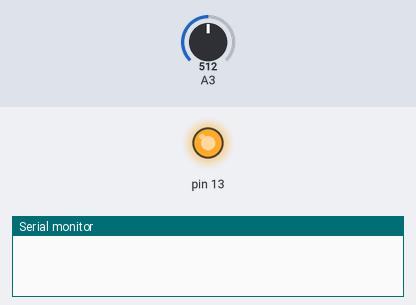
The sketch below on a simulated Arduino Uno, built with avr-gcc and run on an emulated ATmega328P. On the bench: output pins drawn as LEDs (lit = HIGH), the last lines printed to the serial monitor. The test bench sets the inputs (shaded band); at power-on: A3 = 512.

Above: at 1.2 s.
1.3 s: A3 set to 888
4.3 s: A3 set to 910
At 4.8 s:
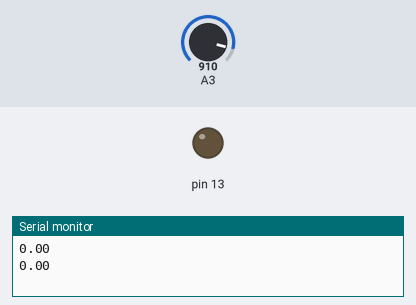
5.8 s: A3 set to 890
At 6.6 s:
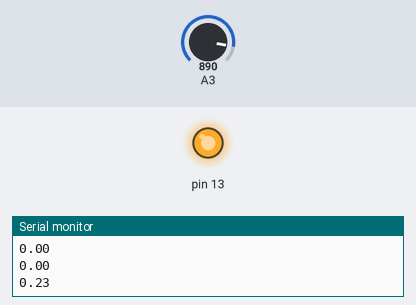
7.3 s: A3 set to 900
At 8.3 s:
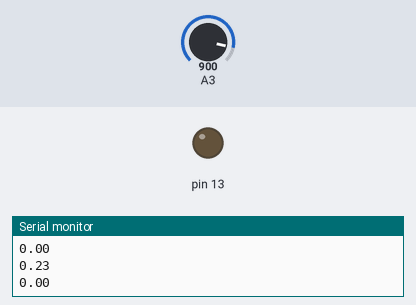
Timing chart, 0 to 9.8 s (numbered marks = the images above; inputs shaded):
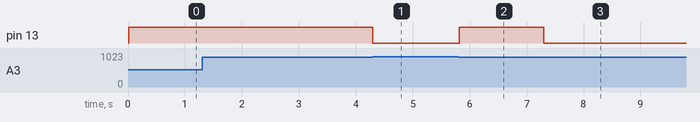

The sketch:

nano_rolling_average.ino
```cpp
int playhead = 0; // Position
int array_length;
int average_speed;
float array_speed[100];

long first_hit_time;
long second_hit_time;
long duration;
long last_send_time = 0;


float rotation_speed;
float average_rotation_speed;

boolean first_hit = true;
boolean detectState = false;
boolean lastDetectState = false;

void setup(void)
{


  // sensor input
  pinMode(A3, INPUT_PULLUP);
    pinMode(13, OUTPUT);

  Serial.begin(9600);


}

void loop()
{


  pollIR(); // IR sensor

  //Every 5 seconds, displaying the data
  if (millis() - last_send_time > 2000){


//Serial.print("Average :");
Serial.println(calculate_average());


    last_send_time = millis();
  }
}


void pollIR() {
int sensor = analogRead(A3);


  if (sensor < 900 ) {
    detectState = true;
    if (detectState != lastDetectState) {
      // run the first time reflection is detected

        lastDetectState = true;


        delay(10);
        digitalWrite(13, HIGH);

        // Calculating the duration between two detections
        if(first_hit){
          first_hit_time = millis();
          first_hit = false;
        }
        else{
          second_hit_time = millis();
          first_hit = true;
        }

        if(second_hit_time >= first_hit_time){
          duration = (second_hit_time - first_hit_time);
        }

        else if(second_hit_time!= 0 && first_hit_time >= second_hit_time){
          duration = (first_hit_time - second_hit_time);
        }


        Speed_Data();

    }
    else {
      // here we are seeing the same reflection over several frames
      // turn test LED on to give visual indication of a positive reflection
      digitalWrite(13, HIGH);

    }
  }
  else {
    detectState = false;
    lastDetectState = false;
    digitalWrite(13, LOW);

    delay(10);

  }
}

void Speed_Data(){
  if (duration!=0){
    add_value_to_array(calculate_speed(duration,21));
    array_length++;
//    Serial.print("Speed 00 ");
//    Serial.println(array_speed[0]);
//    Serial.print("Speed 01 ");
//    Serial.println(array_speed[1]);
//    Serial.print("Speed 02 ");
//    Serial.println(array_speed[2]);
//    Serial.print("Speed 03 ");
//    Serial.println(array_speed[3]);
//    Serial.print("Speed 04 ");
//    Serial.println(array_speed[4]);
//    Serial.print("Speed 05 ");
//    Serial.println(array_speed[5]);
//    Serial.println();
//    Serial.println("/////////////////////////////////////////");
  }
}


float calculate_speed(float duration, int radius){
  float rotation_speed;
  rotation_speed = (2*PI*radius*10)/(duration);
  duration = 0;
  return rotation_speed;
}


void initialize_array() {
    for(int i=0; i < array_length; i++) array_speed[i] = 0;
    array_length = 0;
}


void add_value_to_array(float value) {
    array_speed[array_length] = value;
}


float calculate_average() {
  float sum = 0;
  float average = 0;
  for(int i=0; i < array_length; i++) sum += array_speed[i];
  average = sum/array_length;
  if(array_length == 0){
    average = 0;}
  initialize_array();
  return average;
}
```

Measured:
- the behaviour switches between 899 and 900 on A3 (found by bisection; images 0 and 1)
- after the input at 4.3 s, pin 13: HIGH → LOW at once
- after the input at 5.8 s, pin 13: LOW → HIGH at once
- after the input at 7.3 s, pin 13: HIGH → LOW at once
